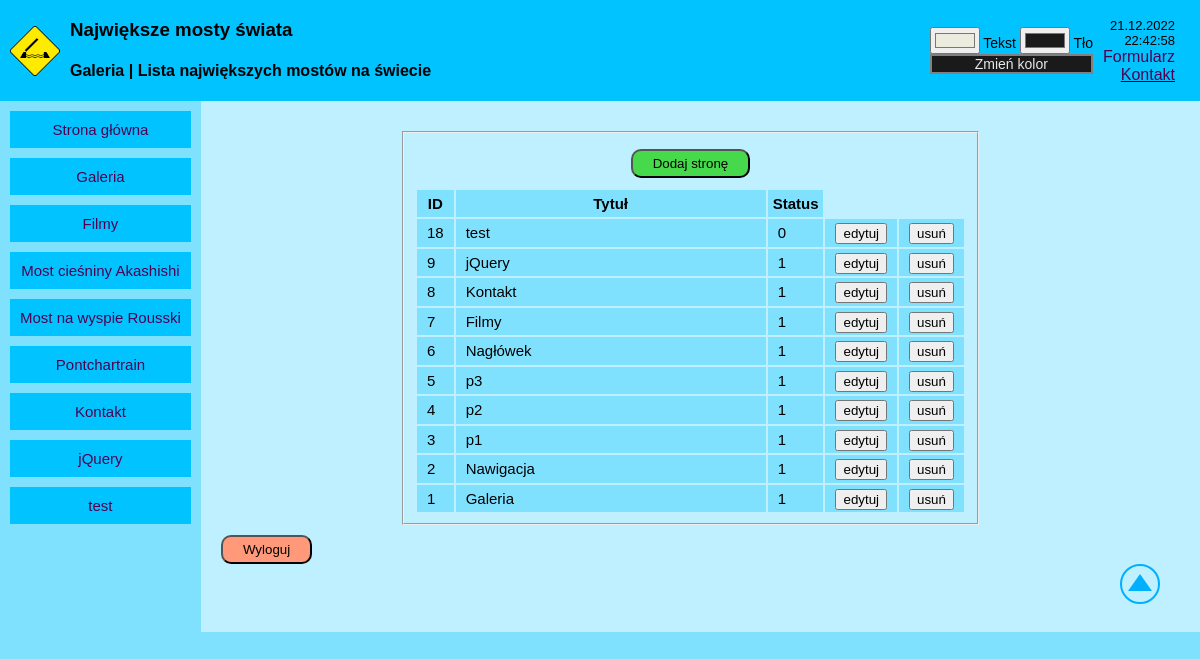
The app's page / (signed in) with its own data.
### tables this page shows
CREATE TABLE `page_list` (
  `id` int(10) UNSIGNED NOT NULL,
  `page_title` varchar(255) DEFAULT NULL,
  `page_content` text DEFAULT NULL,
  `status` int(11) DEFAULT 1
);

### showpage.php (called while the page is built, shortened)
<?php
    function pokazPodstrone($id, $link) {
        $status_zero_msg = '<h3 class="errormsg" >Strona nieaktywna!</h3>';
        $id_clear = htmlspecialchars($id);
        $query = 'SELECT * FROM page_list WHERE id='.$id_clear.' LIMIT 1';
        $result = mysqli_query($link, $query);
        $row = mysqli_fetch_array($result);
        if(empty($row['id'])) {
            $web = '<h3 class="errormsg" >Nie znaleziono strony!</h3>';
        } else {
            if($row['status'] == 0)
                $web = $status_zero_msg;
            else
                $web = $row['page_content'];
        }
        return $web;
    }
    function isCorrectId($id) {
        if(is_numeric($id) && is_int($id + 0) && $id >= 0)
            return true;
        return false;
    }
?>

### cfg.php (called while the page is built, shortened)
<?php
    $baza = 'p_aplikacji_www';
?>

### admin/admin.php (the view, shortened to what this page needs)
<?php
function ListaPodstron() {
    include('cfg.php');
    $query = 'SELECT * FROM page_list ORDER BY id DESC LIMIT 500';
    $result = mysqli_query($link, $query);
    $add_page = '
    <input class="btn goodbtn" id="addpagebutton" type="submit" name="add_page" value="Dodaj stronę">
    ';
    $return = '<div class="container vertical form form-item"><form method="POST"><fieldset>
    <div class="container vertical form form-item">
        '.$add_page.'
    </div>
    <table id="page-list">
        <tr>
            <th>
                ID
            </th><th style="width: 300px; min-width: fit-content">
                Tytuł
            </th><th>
                Status
            </th>
        </tr>';
    while($row = mysqli_fetch_array($result)) {
        $id = $row['id'];
        $title = $row['page_title'];
        $status = $row['status'];
        $edit_button = '<button type="submit" name="edit_page" value='.$id.'>edytuj</button>';
        $delete_button = '<button type="submit" name="delete_page" value='.$id.'>usuń</button>';
        $return = $return.'<tr><td>'.$id.'</td><td>'.$title.'</td><td>'.$status.'</td><td>'.$edit_button.'</td><td>'.$delete_button.'</td></tr>';
    }
    $return = $return.'</fieldset></table></form></div>';
    return $return;
}
function ControlPanel() {
    include('cfg.php');
    $logout_btn = '
    <form method="POST" name="logout-form" enctype="multipart/form-data" action="'.$_REQUEST['URI'].'">
    <input class="btn evilbtn" type="submit" name="logout" value="Wyloguj">
    </form>
    ';
    $return = 'ładowanie...<br>(jeśli trwa dłużej niż sekundę to coś jest nie tak)';
    if($_SESSION['logged_in'] === true || ($_POST['login'] === $login && $_POST['password'] === $password)) {
        if(isset($_POST['logout'])) {
            $_SESSION['logged_in'] = false;
            RefreshPage();
        } else if(isset($_POST['edit_page'])) {
            $return = EdytujPodstrone();
        } else if(isset($_POST['delete_page'])) {
            $return = UsunPodstrone();
        } else if(isset($_POST['add_page'])) {
            $return = DodajNowaPodstrone();
        } else {
            $return = ListaPodstron();
        }
        $return = $return.$logout_btn;
    }
    return $return;
}
?>

### index.php (shortened to what this page needs)
<?php
    include('cfg.php');
    include('admin/admin.php');
    include('showpage.php');
    include('contact.php');
    $index = ControlPanel();
    $header = 6;
    $nav = 2;
    if($_GET['id'] && $_GET['id'] != $nav && $_GET['id'] != $header) {
        $content = pokazPodstrone($_GET['id'], $link);
    } else
        $content = $index;
?>
<!DOCTYPE HTML>
<html>
    <head>
        <link type="text/css" rel="stylesheet" href="css/style.css" />
        <link type="text/css" rel="stylesheet" href="css/forms.css" />
    </head>
    <body onload="showtime(), setcolors()">
        <div class="container vertical" id="fullscreen">
            <div class="container horizontal pad" id="header">
                <?= pokazPodstrone($header, $link) ?>
            </div>
            <div class="container horizontal" id="main">
                <div class="container vertical pad" id="nav">
                    <?= pokazPodstrone($nav, $link) ?>
                </div>
                <div id="content">
                    <?= $content ?>
                    <div id="scrolltotop" style="display: block; margin-left: auto; text-align: end;"><a href="#page-top">
                        <svg height="40" width="40">
                            <circle cx="20" cy="20" r="19" stroke="#00b0ff" stroke-width="2" fill-opacity="0%" />
                            <polygon points="20,10 8,27 32,27" stroke-width="2" fill="#00b0ff" />
                        </svg>
                    </a></div>
                </div>
            </div>
        </div>
    </body>
</html>

### css/style.css (style rules this page uses)
body { margin: 0px; font-family: Verdana, sans-serif; background-color: #80e1ff; }
#header { background-color: #00c3ff; column-gap: 10px; height: min-content; padding-top: 0px; padding-bottom: 0px; white-space: nowrap; }
#settings { margin-left: auto; font-size: 14px; }
#colswitch { border: 2px solid gray; background-color: #1a1a1a; color: #e8e8e8; text-align:center; }
#header-item-right { margin-right: 15px; text-align: right; }
#date, #time { font-size: 13px; }
#icon { width: 50px; height: 50px; }
#main { flex: auto; align-items: flex-start; background-color: #80e1ff; }
#nav { width: fit-content; min-width: fit-content; row-gap: 10px; position: sticky; top: 0px; }
.nav-item { background-color: #00c3ff; text-align: center; font-size: 15px; flex-shrink: 0; }
#content { flex: auto; background-color: #bef0ff; text-overflow: ellipsis; padding: 20px 40px 20px 20px; font-size: 15px; line-height: 1.7; min-height: 100%; }
.container { display: flex; }
.vertical { flex-direction: column; }
.horizontal { flex-direction: row; align-items: center; }
.pad { padding: 10px; }
a { text-decoration: none; color: #500050; }
.pointer { cursor: pointer; }

### css/forms.css (style rules this page uses)
.form { align-items: center; }
.form-item { margin: 10px; }
#page-list { color: black; margin: 0px; padding: 0px; }
#page-list tr { background-color: #80e1ff; }
#page-list td { padding: 1px 10px 1px 10px; }
#page-list th { padding: 1px 5px 1px 5px; }
.btn { padding: 5px 20px 5px 20px; border-radius: 10px; }
.evilbtn { background-color: #ff9979 !important; }
.goodbtn { background-color: #46d94b !important; }

### records on screen
page_list: page_content (picture), id "6", page_title "Nagłówek", status "1"
page_list: page_content "Strona główna Galeria Filmy Most cieśniny Akashishi Most na wyspie Rousski Pontchartrain Kontakt jQuery test", id "2", page_title "Nawigacja", status "1"
page_list: id "18", page_title "test", status "0"
page_list: id "9", page_title "jQuery", status "1"
page_list: id "8", page_title "Kontakt", status "1"
page_list: id "7", page_title "Filmy", status "1"
page_list: id "5", page_title "p3", status "1"
page_list: id "4", page_title "p2", status "1"
page_list: id "3", page_title "p1", status "1"
page_list: id "1", page_title "Galeria", status "1"
